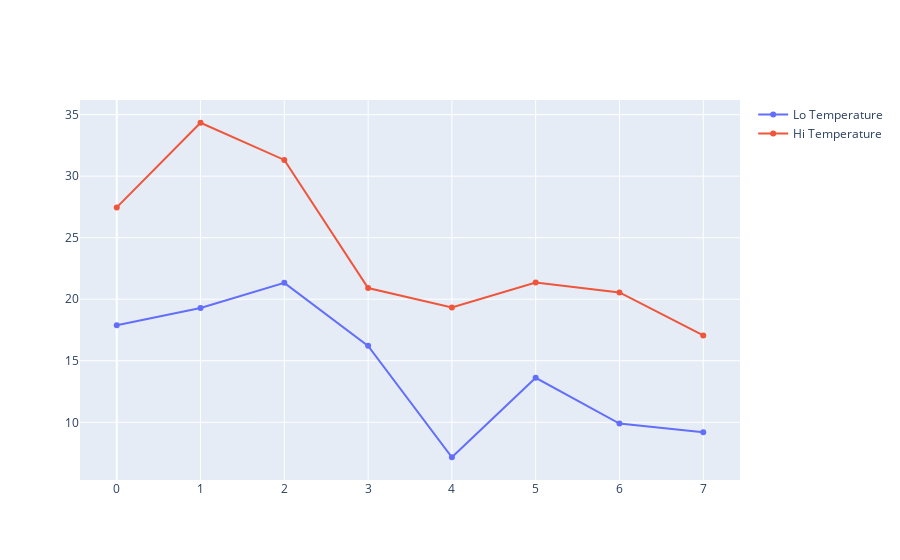

The notebook cell saved with this chart:
### Markdown cell above
## Challenge 10

Plot the same thing using PoP (plain old plotly), similar to the lab example.

HINT: 

 - This is not a one-liner. you must make a figure and `add_trace()` for each series. 
 - Consult the lab.

### Code cell
figure = go.Figure()
figure.add_trace(go.Line(x = weather_df.index, y = weather_df['temp.min'], name="Lo Temperature"))
figure.add_trace(go.Line(x = weather_df.index, y = weather_df['temp.max'], name="Hi Temperature"))
display(figure.show())

### Figure 1 — Plotly figure (JSON) as saved in the notebook; plotly's stock layout.template omitted (floating-point values rounded to 4 significant figures)
{"data": [{"name": "Lo Temperature", "type": "scatter", "x": [0, 1, 2, 3, 4, 5, 6, 7], "y": [17.89, 19.29, 21.33, 16.21, 7.16, 13.62, 9.9, 9.19]}, {"name": "Hi Temperature", "type": "scatter", "x": [0, 1, 2, 3, 4, 5, 6, 7], "y": [27.46, 34.34, 31.32, 20.91, 19.33, 21.36, 20.55, 17.06]}], "layout": {}}
